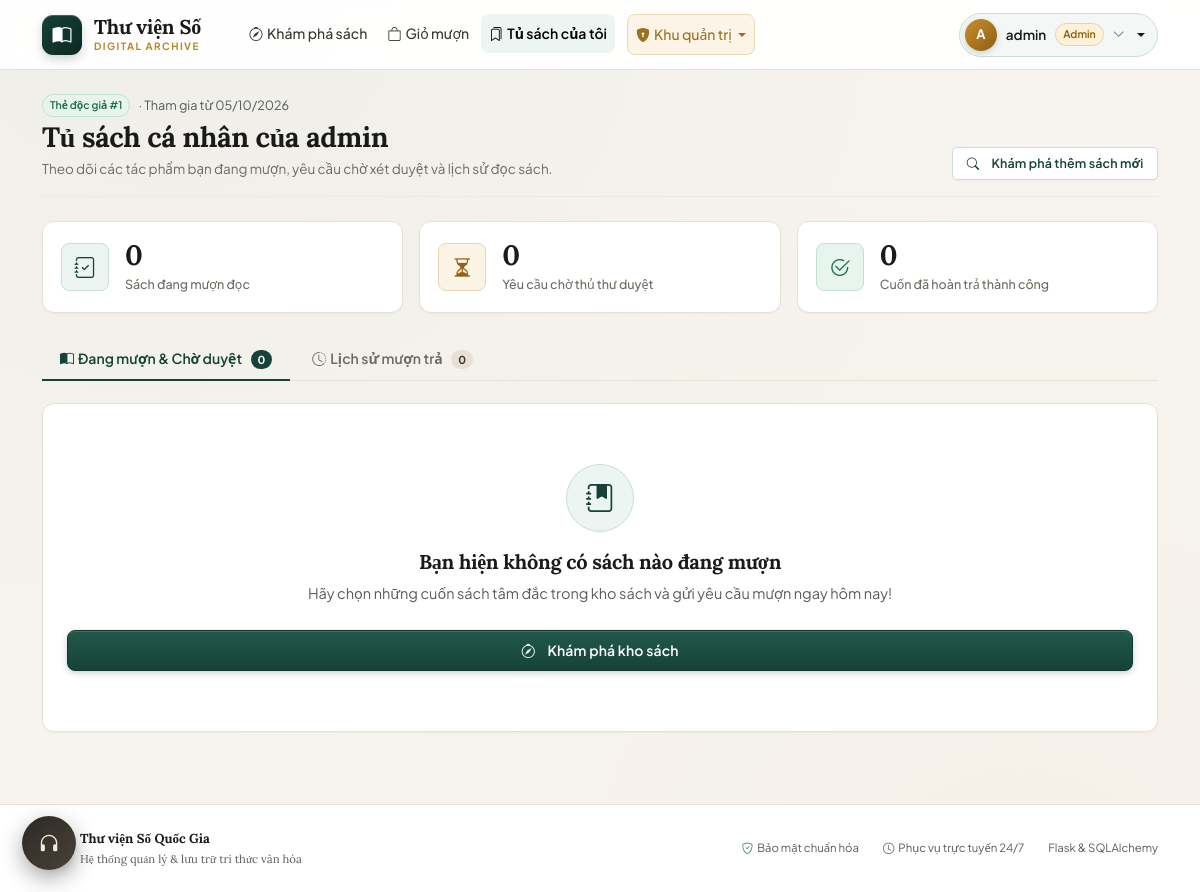
The app's page /tu-sach (signed in), older data.
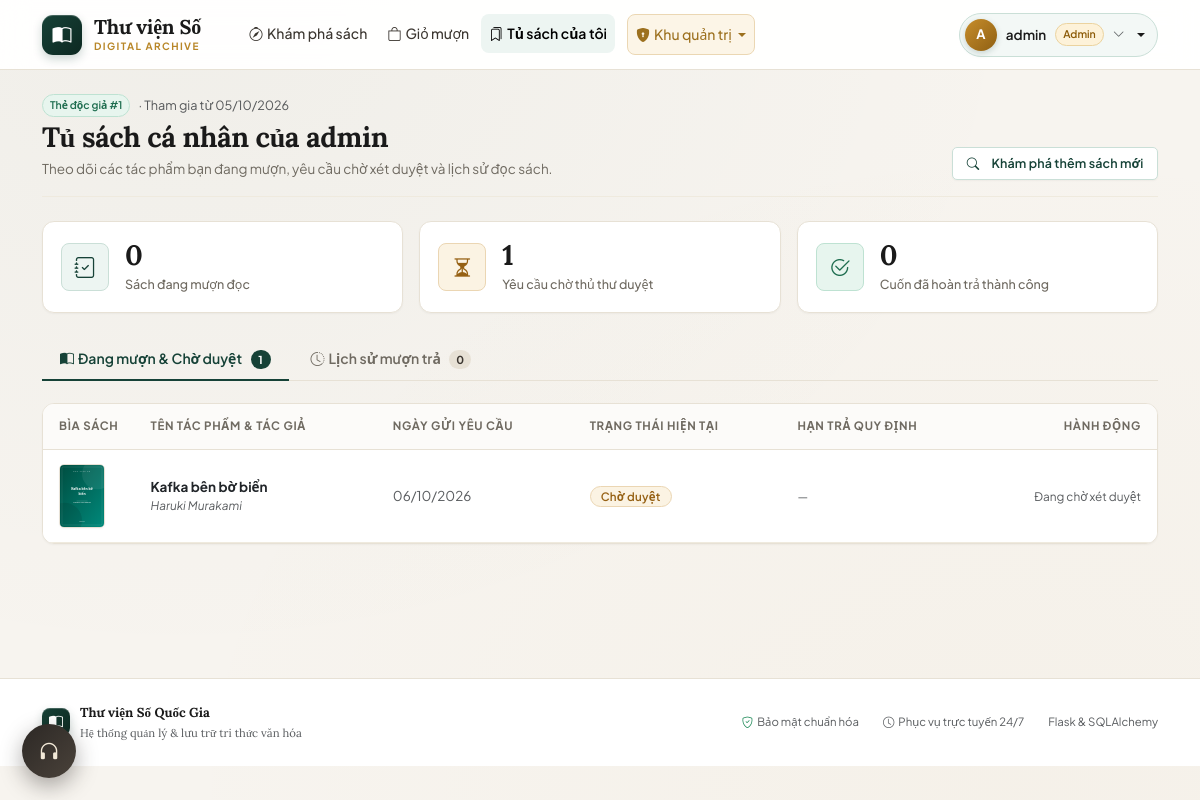
The same page, newer data.
### models.py (models this page shows, shortened)
class BorrowRequest(db.Model):
    __tablename__ = 'borrow_requests'
    PENDING = 'pending'
    APPROVED = 'approved'
    REJECTED = 'rejected'
    RETURN_PENDING = 'return_pending'
    RETURNED = 'returned'
    id = db.Column(db.Integer, primary_key=True)
    user_id = db.Column(db.Integer, db.ForeignKey('users.id'), nullable=False, index=True)
    book_id = db.Column(db.Integer, db.ForeignKey('books.id'), nullable=False, index=True)
    status = db.Column(db.String(20), nullable=False, default=PENDING)
    requested_at = db.Column(db.DateTime, default=now, nullable=False)
    decided_at = db.Column(db.DateTime, nullable=True)
    due_date = db.Column(db.DateTime, nullable=True)
    returned_at = db.Column(db.DateTime, nullable=True)
    note = db.Column(db.String(300), nullable=True)
    user = db.relationship('User', back_populates='borrow_requests')

class Book(db.Model):
    __tablename__ = 'books'
    id = db.Column(db.Integer, primary_key=True)
    title = db.Column(db.String(200), nullable=False, index=True)
    author = db.Column(db.String(150), nullable=False, index=True)
    description = db.Column(db.Text, nullable=False, default='')
    quantity = db.Column(db.Integer, nullable=False, default=0)
    cover_url = db.Column(db.String(300), nullable=True)
    category_id = db.Column(db.Integer, db.ForeignKey('categories.id'), nullable=True)
    created_at = db.Column(db.DateTime, default=now, nullable=False)
    mood = db.Column(db.String(30), nullable=True, index=True)
    pages = db.Column(db.Integer, nullable=True, default=0)
    condition_note = db.Column(db.String(300), nullable=True, default='')
    times_borrowed = db.Column(db.Integer, nullable=False, default=0)
    librarian_note = db.Column(db.String(400), nullable=True, default='')
    librarian_note_by = db.Column(db.String(80), nullable=True, default='')
    spine_color = db.Column(db.String(9), nullable=True, default='')
    category = db.relationship('Category', back_populates='books')
    borrow_requests = db.relationship('BorrowRequest', backref='book', lazy='dynamic')
    reviews = db.relationship('Review', backref='book', lazy='dynamic')
    @property
    def cover(self):
        if self.cover_url:
            return self.cover_url
        if has_request_context():
            return url_for('static', filename='covers/default.svg')
        return '/static/covers/default.svg'

### user.py (the view)
@user_bp.route('/tu-sach')
@login_required
def dashboard():
    active = (
        BorrowRequest.query.filter(
            BorrowRequest.user_id == current_user.id,
            BorrowRequest.status.in_(['pending', 'approved', 'return_pending']),
        ).order_by(BorrowRequest.requested_at.desc()).all()
    )
    history = (
        BorrowRequest.query.filter(
            BorrowRequest.user_id == current_user.id,
            BorrowRequest.status.in_(['returned', 'rejected']),
        )
        .order_by(
            db.func.coalesce(
                BorrowRequest.returned_at, BorrowRequest.decided_at
            ).desc()
        )
        .all()
    )
    counts = {
        'borrowing': sum(1 for r in active if r.status in ('approved', 'return_pending')),
        'pending': sum(1 for r in active if r.status == 'pending'),
        'returned': BorrowRequest.query.filter(
            BorrowRequest.user_id == current_user.id,
            BorrowRequest.status == 'returned',
        ).count(),
    }
    return render_template(
        'user/dashboard.html', active=active, history=history, counts=counts
    )

### models.py (called while the page is built)
    @property
    def is_admin(self):
        return self.role == 'admin'

### templates/user/dashboard.html (shortened to what the changed rows need)
{% extends 'base.html' %}
{% block content %}
<div class="page-head">
  <div>
    <h1 class="page-title">Tủ sách cá nhân của {{ current_user.username }}</h1>
  </div>
</div>
<div class="row g-3 mb-4">
  <div class="col-6 col-sm-4">
    <div class="stat-card">
      <div>
        <div class="stat-num">{{ counts.pending }}</div>
        <div class="stat-label">Yêu cầu chờ thủ thư duyệt</div>
      </div>
    </div>
  </div>
</div>
<ul class="nav tabs-line" role="tablist">
  <li class="nav-item" role="presentation">
    <button class="nav-link active" data-bs-toggle="pill" data-bs-target="#tab-active"
            type="button" role="tab">
      <i class="bi bi-book-half me-1"></i>Đang mượn &amp; Chờ duyệt
      <span class="tab-count">{{ active|length }}</span>
    </button>
  </li>
</ul>
<div class="tab-content">
  <div class="tab-pane fade show active" id="tab-active" role="tabpanel">
    {% if active %}
    <div class="card overflow-hidden">
      <div class="table-responsive">
        <table class="table align-middle">
          <thead>
            <tr>
              <th style="width: 70px;">Bìa sách</th>
              <th>Tên tác phẩm &amp; Tác giả</th>
              <th>Ngày gửi yêu cầu</th>
              <th>Trạng thái hiện tại</th>
              <th>Hạn trả quy định</th>
              <th class="text-end">Hành động</th>
            </tr>
          </thead>
          <tbody>
            {% for r in active %}
            <tr>
              <td>
                <a href="{{ url_for('user.book_detail', book_id=r.book_id) }}">
                  <img src="{{ r.book.cover }}" class="cart-thumb" alt="{{ r.book.title }}">
                </a>
              </td>
              <td>
                <a class="fw-bold text-dark text-decoration-none"
                   href="{{ url_for('user.book_detail', book_id=r.book_id) }}">
                  {{ r.book.title }}
                </a>
                <div class="small text-muted fst-italic">{{ r.book.author }}</div>
              </td>
              <td class="text-muted">{{ r.requested_at|fmt_date }}</td>
              <td>
                <span class="badge bg-{{ status_colors[r.status] }}">
                  {{ status_labels[r.status] }}
                </span>
              </td>
              <td>
                {% if r.due_date %}
                  {% set is_overdue = (r.status == 'approved' and r.due_date < now()) %}
                  <span class="{{ 'text-danger fw-bold' if is_overdue else 'text-dark' }}">
                    {{ r.due_date|fmt_date }}
                  </span>
                  {% if is_overdue %}
                  <span class="badge bg-danger ms-1">Đã quá hạn</span>
                  {% endif %}
                {% else %}
                  <span class="text-muted small">—</span>
                {% endif %}
              </td>
              <td class="text-end">
                {% if r.status == 'approved' %}
                <form method="post" action="{{ url_for('user.request_return', req_id=r.id) }}"
                      data-confirm="Xác nhận gửi yêu cầu trả cuốn sách “{{ r.book.title }}”?">
                  <button class="btn btn-sm btn-outline-primary shadow-xs">
                    <i class="bi bi-arrow-return-left me-1"></i>Yêu cầu trả sách
                  </button>
                </form>
                {% elif r.status == 'return_pending' %}
                <span class="badge bg-info-subtle text-info border">
                  <i class="bi bi-hourglass-split me-1"></i>Đang chờ thủ thư nhận
                </span>
                {% else %}
                <span class="text-muted small">Đang chờ xét duyệt</span>
                {% endif %}
              </td>
            </tr>
            {% endfor %}
          </tbody>
        </table>
      </div>
    </div>
    {% else %}
    <div class="empty-state card">
      <div class="empty-ic"><i class="bi bi-journal-bookmark-fill"></i></div>
      <h2 class="section-title">Bạn hiện không có sách nào đang mượn</h2>
      <p class="text-muted mb-4">Hãy chọn những cuốn sách tâm đắc trong kho sách và gửi yêu cầu mượn ngay hôm nay!</p>
      <a href="{{ url_for('user.home') }}" class="btn btn-primary">
        <i class="bi bi-compass me-1"></i>Khám phá kho sách
      </a>
    </div>
    {% endif %}
  </div>
</div>
{% endblock %}

Row changes from the older to the newer data that the page shows:
added BorrowRequest: book.cover (picture), book "Kafka bên bờ biển", book.author "Haruki Murakami", requested_at|fmt_date "06/10/2026", status "Chờ duyệt", shows "Đang chờ xét duyệt"
Text that changed along with them:
{{ counts.pending }}: "0" → "1"
{{ active|length }}: "0" → "1"
text no longer shown: "Bạn hiện không có sách nào đang mượn Hãy chọn những cuốn sách tâm đắc trong kho sách và gửi yêu cầu mượn ngay hôm nay! Khám phá kho sách"
text now shown: "BÌA SÁCH TÊN TÁC PHẨM & TÁC GIẢ NGÀY GỬI YÊU CẦU TRẠNG THÁI HIỆN TẠI HẠN TRẢ QUY ĐỊNH HÀNH ĐỘNG"
